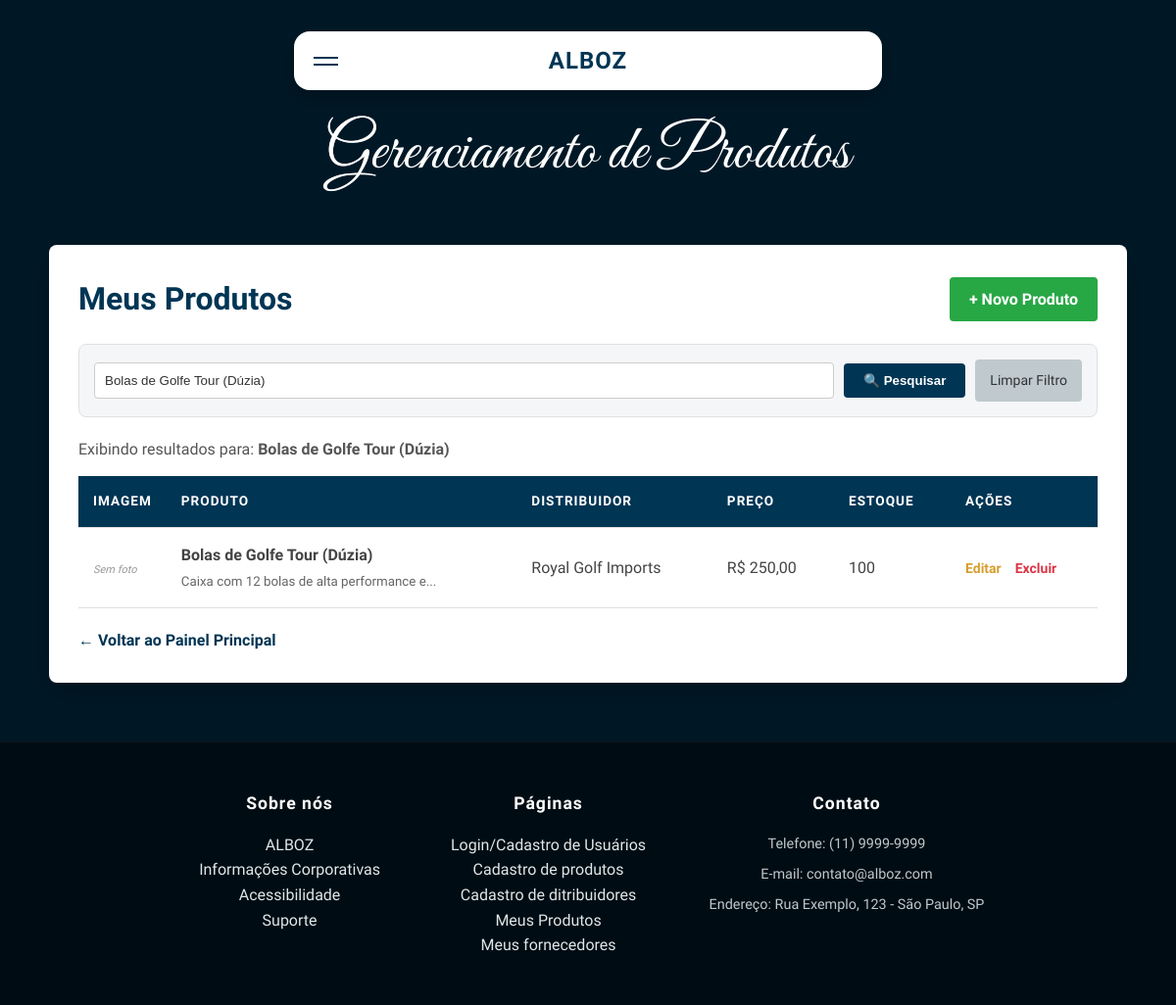
The page /html_alboz/listar_produtos.php?busca=Bolas de Golfe Tour (Dúzia) (signed in) on the database its author committed.
### tables this page shows
CREATE TABLE produtos (
    id INT PRIMARY KEY AUTO_INCREMENT,
    fornecedor_id INT NOT NULL,          
    
    nome_produto VARCHAR(100) NOT NULL,
    codigo_produto VARCHAR(50),          
    descricao TEXT,
    quantidade_estoque INT DEFAULT 0,
    preco_unitario DECIMAL(10, 2) NOT NULL,
    imagem VARCHAR(255),                 
    
    data_registro TIMESTAMP DEFAULT CURRENT_TIMESTAMP,

    CONSTRAINT fk_fornecedor_produto
    FOREIGN KEY (fornecedor_id) REFERENCES fornecedores(id)
    ON DELETE CASCADE
);

CREATE TABLE fornecedores (
    id INT PRIMARY KEY AUTO_INCREMENT,
    usuario_id INT NOT NULL,             
    
    nome_fornecedor VARCHAR(100) NOT NULL,
    cnpj VARCHAR(20) NOT NULL,
    endereco VARCHAR(255),
    telefone VARCHAR(20),
    email VARCHAR(100),
    observacoes TEXT,
    imagem VARCHAR(255),                 
    
    data_registro TIMESTAMP DEFAULT CURRENT_TIMESTAMP,

    CONSTRAINT fk_usuario_fornecedor
    FOREIGN KEY (usuario_id) REFERENCES usuarios(id)
    ON DELETE CASCADE
);

### html_alboz/listar_produtos.php (the view, shortened to what this page needs)
<?php
include('conexao.php');
$usuario_id = $_SESSION['id'];
$busca = "";
$filtro_sql = "";
if (isset($_GET['busca']) && !empty($_GET['busca'])) {
    $busca = $mysqli->real_escape_string($_GET['busca']);
    $filtro_sql = " AND (p.nome_produto LIKE '%$busca%' OR p.descricao LIKE '%$busca%')";
}
$sql_listagem = "SELECT p.*, f.nome_fornecedor
                 FROM produtos p
                 JOIN fornecedores f ON p.fornecedor_id = f.id
                 WHERE f.usuario_id = '$usuario_id'
                 $filtro_sql
                 ORDER BY p.id DESC";
$produtos = $mysqli->query($sql_listagem);
?>
<!DOCTYPE html>
<html lang="pt-br">
<head>
</head>
<body class="body">
    <div class="header">
        <div class="card-nav-container">
            <div class="card-nav" id="cardNav">
                <div class="card-nav-top">
                    <div class="hamburger-menu" id="hamburgerBtn">
                        <div class="hamburger-line"></div>
                        <div class="hamburger-line"></div>
                    </div>
                    <div class="logo-container">
                        <div class="logo">ALBOZ</div>
                    </div>
                </div>
            </div>
        </div>
        <div class="subtitulo">Gerenciamento de Produtos</div>
    </div>
    <div class="container">
        <div style="display:flex; justify-content:space-between; align-items:center; margin-bottom:20px; flex-wrap:wrap; gap:10px;">
            <h2>Meus Produtos</h2>
            <a href="cadastrar_produto.php" class="btn-novo">+ Novo Produto</a>
        </div>
        <form method="GET" class="search-box">
            <input type="text" name="busca" placeholder="Pesquisar produto por nome ou descrição..." value="<?php echo htmlspecialchars($busca); ?>">
            <button type="submit" class="btn-search">🔍 Pesquisar</button>
            <?php if (!empty($busca)): ?>
                <a href="listar_produtos.php" class="btn-limpar">Limpar Filtro</a>
            <?php endif; ?>
        </form>
        <?php if (!empty($busca)): ?>
            <p style="margin-bottom:15px; color:#555;">Exibindo resultados para: <strong><?php echo htmlspecialchars($busca); ?></strong></p>
        <?php endif; ?>
        <table>
            <thead>
                <tr>
                    <th style="width: 80px;">Imagem</th>
                    <th>Produto</th>
                    <th>Distribuidor</th>
                    <th>Preço</th>
                    <th>Estoque</th>
                    <th style="width: 150px;">Ações</th>
                </tr>
            </thead>
            <tbody>
                <?php if ($produtos->num_rows > 0): ?>
                    <?php while ($row = $produtos->fetch_assoc()): ?>
                        <tr>
                            <td data-label="Imagem">
                                <?php
                                if (!empty($row['imagem']) && file_exists($row['imagem'])) {
                                    echo "<img src='" . $row['imagem'] . "' class='img-thumb'>";
                                } else {
                                    echo "<span class='no-img'>Sem foto</span>";
                                }
                                ?>
                            </td>
                            <td data-label="Produto">
                                <strong><?php echo $row['nome_produto']; ?></strong>
                                <?php if (!empty($row['descricao'])): ?>
                                    <br><small style="color:#666;"><?php echo substr($row['descricao'], 0, 40) . '...'; ?></small>
                                <?php endif; ?>
                            </td>
                            <td data-label="Distribuidor"><?php echo $row['nome_fornecedor']; ?></td>
                            <td data-label="Preço">R$ <?php echo number_format($row['preco_unitario'], 2, ',', '.'); ?></td>
                            <td data-label="Estoque">
                                <?php
                                echo $row['quantidade_estoque'];
                                ?>
                            </td>
                            <td class="acoes" data-label="Ações">
                                <a href="cadastrar_produto.php?edit_id=<?php echo $row['id']; ?>" class="btn-edit">Editar</a>
                                <a href="?delete_id=<?php echo $row['id']; ?>" class="btn-delete" onclick="return confirm('Tem certeza?')">Excluir</a>
                            </td>
                        </tr>
                    <?php endwhile; ?>
                <?php endif; ?>
            </tbody>
        </table>
        <div style="margin-top:20px;">
            <a href="painel.php" style="text-decoration:none; color:var(--card); font-weight:bold;">&larr; Voltar ao Painel Principal</a>
        </div>
    </div>
    <div class="rodape">
        <div class="limitador rodape-content">
            <ul class="sobre_nos">
                <strong>Sobre nós</strong>
                <a href="index.html">ALBOZ</a><br>
                <a href="informacoes_corporativas.html">Informações Corporativas</a><br>
                <a href="acessibilidade.html">Acessibilidade</a><br>
                <a href="suporte.php">Suporte</a><br>
            </ul>
            <ul class="paginas">
                <strong>Páginas</strong>
                <a href="login.php">Login/Cadastro de Usuários</a><br>
                <a href="cadastrar_produtos.php">Cadastro de produtos</a><br>
                <a href="cadastrar_fornecedor.php">Cadastro de ditribuidores</a><br>
                <a href="listar_produtos.php">Meus Produtos</a><br>
                <a href="listar_fornecedores.php">Meus fornecedores</a><br>
            </ul>
            <ul class="contato">
                <strong>Contato</strong>
                <li>Telefone: (11) 9999-9999</li>
                <li>E-mail: contato@alboz.com</li>
                <li>Endereço: Rua Exemplo, 123 - São Paulo, SP</li>
            </ul>
        </div>
    </div>
</body>
</html>

### html_alboz/listar_produtos.php (style rules this page uses)
:root { --bg: #001826; --card: #003554; --card-hover: #014e7b; --muted: #bfc9ce; --accent: #dfe7e9; --gold: #ffffff; }
* { margin: 0; padding: 0; box-sizing: border-box; }
html { font-size: 16px; scroll-behavior: smooth; scrollbar-width: thin; scrollbar-color: var(--card) var(--bg); overflow-x: hidden; }
body { margin: 0; font-family: 'Monda', sans-serif; background: var(--bg); color: var(--accent); line-height: 1.6; cursor: default; }
a { text-decoration: none; color: inherit; transition: 0.3s; cursor: pointer; }
ul { list-style: none; }
button, .btn-submit, input[type="submit"] { cursor: pointer; }
.limitador { max-width: 1100px; width: 90%; margin: 0 auto; }
.card-nav-container { position: absolute; top: 2em; left: 50%; transform: translateX(-50%); width: 90%; max-width: 600px; z-index: 1001; }
.card-nav { position: relative; background-color: #ffffff; border-radius: 1rem; box-shadow: 0 10px 25px rgba(0, 0, 0, 0.2); overflow: hidden; transition: height 0.4s cubic-bezier(0.25, 1, 0.5, 1); color: var(--card); }
.card-nav-top { height: 60px; display: flex; align-items: center; justify-content: center; padding: 0 1.5rem; position: relative; }
.logo { font-family: 'Abhaya Libre', serif; font-weight: 800; font-size: 1.5rem; letter-spacing: 1px; text-transform: uppercase; }
.hamburger-menu { position: absolute; left: 20px; cursor: pointer; display: flex; flex-direction: column; gap: 5px; }
.hamburger-line { width: 25px; height: 2px; background-color: var(--card); transition: 0.3s; }
.header { position: relative; width: 100%; height: auto; min-height: 250px; display: flex; flex-direction: column; justify-content: center; align-items: center; padding-top: 0; padding-bottom: 2rem; }
.subtitulo { font-family: 'Great Vibes', cursive; font-size: 4rem; margin-top: 6rem; z-index: 10; text-align: center; font-weight: 400; cursor: default; background: linear-gradient(120deg, #001826 40%, rgba(255, 255, 255, 0.8) 50%, #001826 60%); background-size: 200% 100%; background-position: 100%; color: #001826; background-clip: text; -webkit-background-clip: text; -webkit-text-fill-color: transparent; -webkit-text-fill-color: var(--gold); transition: background-position 0.5s; }
.rodape { background: #000c13; padding: 3rem 0; margin-top: auto; border-top: 1px solid rgba(255, 255, 255, 0.05); }
.rodape-content { display: flex; justify-content: center; align-items: flex-start; flex-wrap: wrap; gap: 4rem; text-align: center; }
.rodape ul { min-width: 200px; }
.rodape ul strong { display: block; color: #fff; margin-bottom: 1rem; font-size: 1.1rem; letter-spacing: 1px; }
.rodape li { color: var(--muted); margin-bottom: 0.5rem; font-size: 0.9rem; cursor: pointer; transition: 0.2s; }
.container { max-width: 1100px; margin: 0 auto 60px auto; padding: 30px; background: #fff; color: #333; box-shadow: 0 10px 30px rgba(0, 0, 0, 0.2); border-radius: 8px; min-height: 400px; }
.container h2 { margin: 0; color: var(--card); font-family: 'Abhaya Libre', serif; font-size: 2rem; }
.search-box { display: flex; gap: 10px; margin-bottom: 20px; align-items: center; background: #f4f6f8; padding: 15px; border-radius: 8px; border: 1px solid #e0e0e0; }
.search-box input { flex: 1; padding: 10px; border: 1px solid #ccc; border-radius: 4px; background: #fff; color: #333; }
.btn-search { background-color: var(--card); color: white; border: none; padding: 10px 20px; border-radius: 4px; font-weight: bold; transition: 0.3s; }
.btn-limpar { background-color: var(--muted); color: #333; text-decoration: none; padding: 10px 15px; border-radius: 4px; font-size: 14px; }
table { width: 100%; border-collapse: collapse; margin-top: 10px; }
th, td { padding: 15px; text-align: left; border-bottom: 1px solid #ddd; vertical-align: middle; color: #444; }
th { background-color: var(--card); color: white; font-weight: bold; text-transform: uppercase; font-size: 0.85rem; letter-spacing: 1px; }
.no-img { font-size: 11px; color: #999; font-style: italic; }
.btn-novo { background-color: #28a745; color: white; padding: 10px 20px; text-decoration: none; border-radius: 4px; display: inline-block; font-weight: bold; transition: 0.3s; }
.acoes a { text-decoration: none; font-weight: bold; margin-right: 10px; font-size: 14px; transition: 0.2s; }
.btn-edit { color: #d69e2e; }
.btn-delete { color: #dc3545; }

### rows shown on the page
produtos: shows "Sem foto", nome_produto "Bolas de Golfe Tour (Dúzia)", descricao "Caixa com 12 bolas de alta performance e", fornecedor.nome_fornecedor "Royal Golf Imports", preco_unitario "250,00", quantidade_estoque "100"

### other values the page prints
$busca "Bolas de Golfe Tour (Dúzia)"
